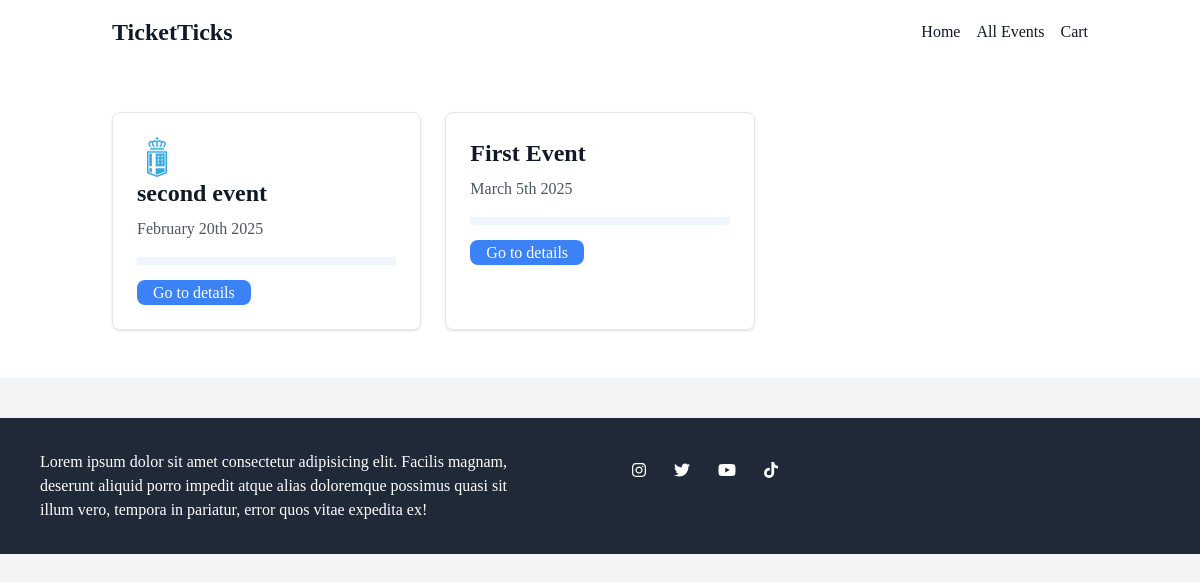
The app's page /list-events/, older data.
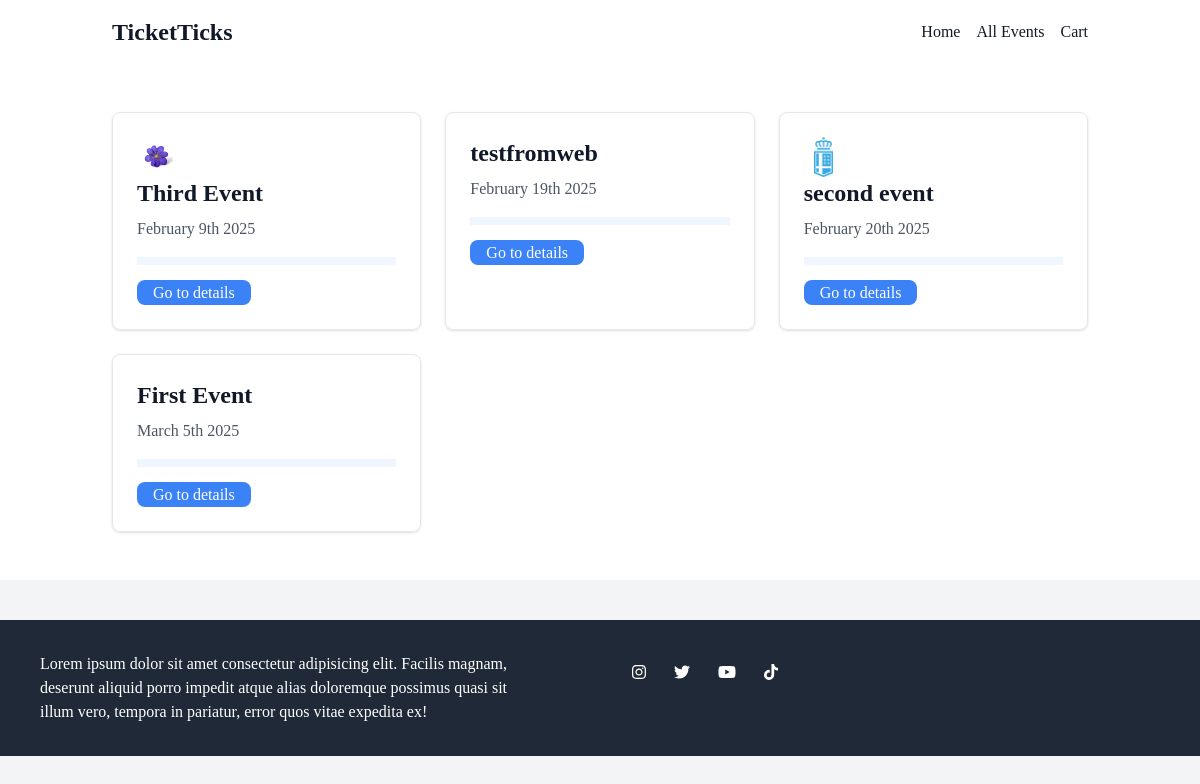
The same page, newer data.
### events/models.py (models this page shows, shortened)
class Event(models.Model):
    title = models.CharField(max_length=150)
    city = models.CharField(max_length=150)
    date = models.DateField()
    logo = models.ImageField(upload_to='logos',blank=True,null=True)
    artist = models.ForeignKey(Artist, on_delete=models.CASCADE,null=True)
    slug = models.SlugField(unique=True,blank=True)
    description = models.TextField(max_length=250)
    ticket_price = models.FloatField()
    def get_absolute_url(self):
        return reverse("event-detail", args={self.slug})

### events/views.py (the view)
# urls.py: path('list-events/',views.EventListView.as_view(),name='list-events'),
class EventListView(ListView):
    template_name = 'events/list_events.html'
    model = Event
    context_object_name= 'events'
    def get_queryset(self):
        base_query = Event.objects.all()
        data = base_query.order_by('date')
        return data

### theme/templates/events/list_events.html
{%extends 'events/base.html'%} {%block content%}
<section class="bg-white py-12">
	<div class="container mx-auto px-6 grid grid-cols-1 md:grid-cols-3 gap-6">
		{% for event in events %}
		<div class="p-6 border rounded-lg shadow">
			{% if event.logo %}
			<img
				src="{{event.logo.url}}"
				alt="event picture"
				class="w-10 h-10 object-scale-down"
			/>
			{% endif %}
			<h3 class="text-2xl font-bold mb-2">{{event.title}}</h3>
			<p class="text-gray-600">{{event.date|date:'F jS Y'}}</p>
			<hr class="border-4 border-blue-50 my-4" />
			<a
				href="{{event.get_absolute_url}}"
				class="bg-blue-500 text-white px-4 py-1 rounded-lg hover:bg-blue-700"
				>Go to details</a
			>
		</div>
		{% endfor %}
	</div>
</section>
{% endblock %}

Row changes from the older to the newer data that the page shows:
added Event: logo (picture), title "Third Event", date "February 9th 2025"
added Event: title "testfromweb", date "February 19th 2025"
